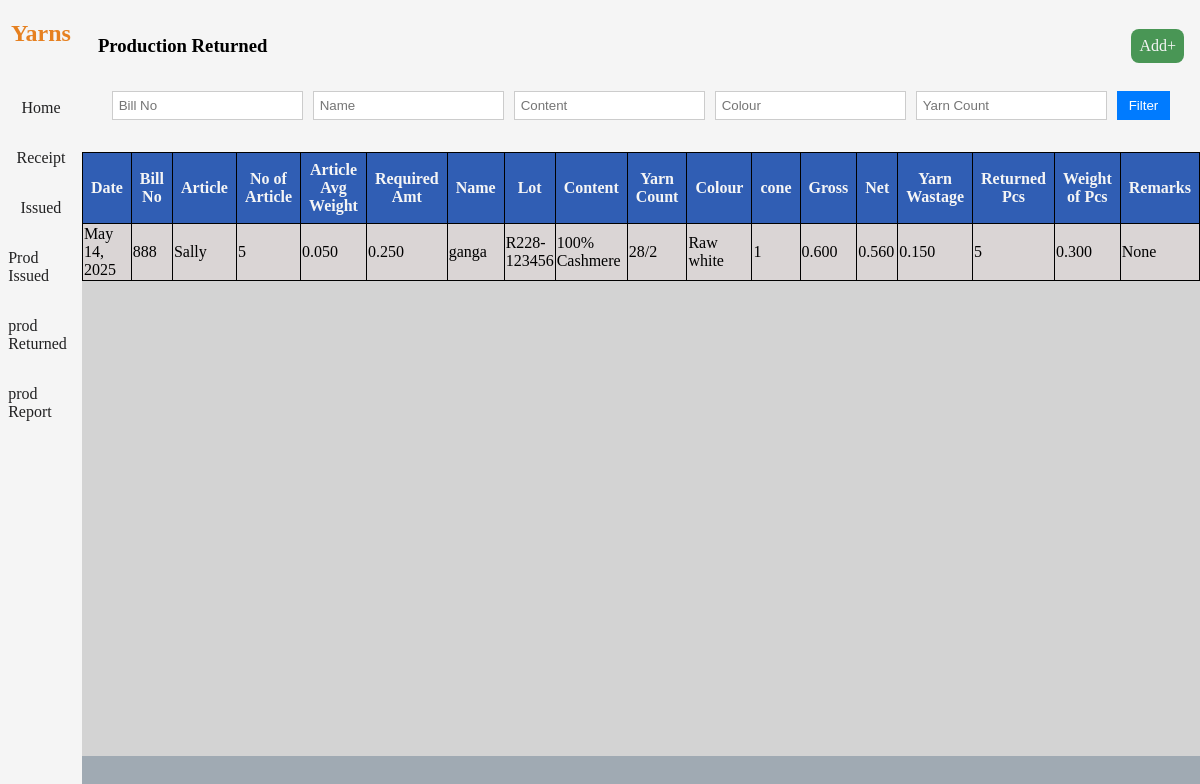
The page /production_return/ on the database as committed earlier.
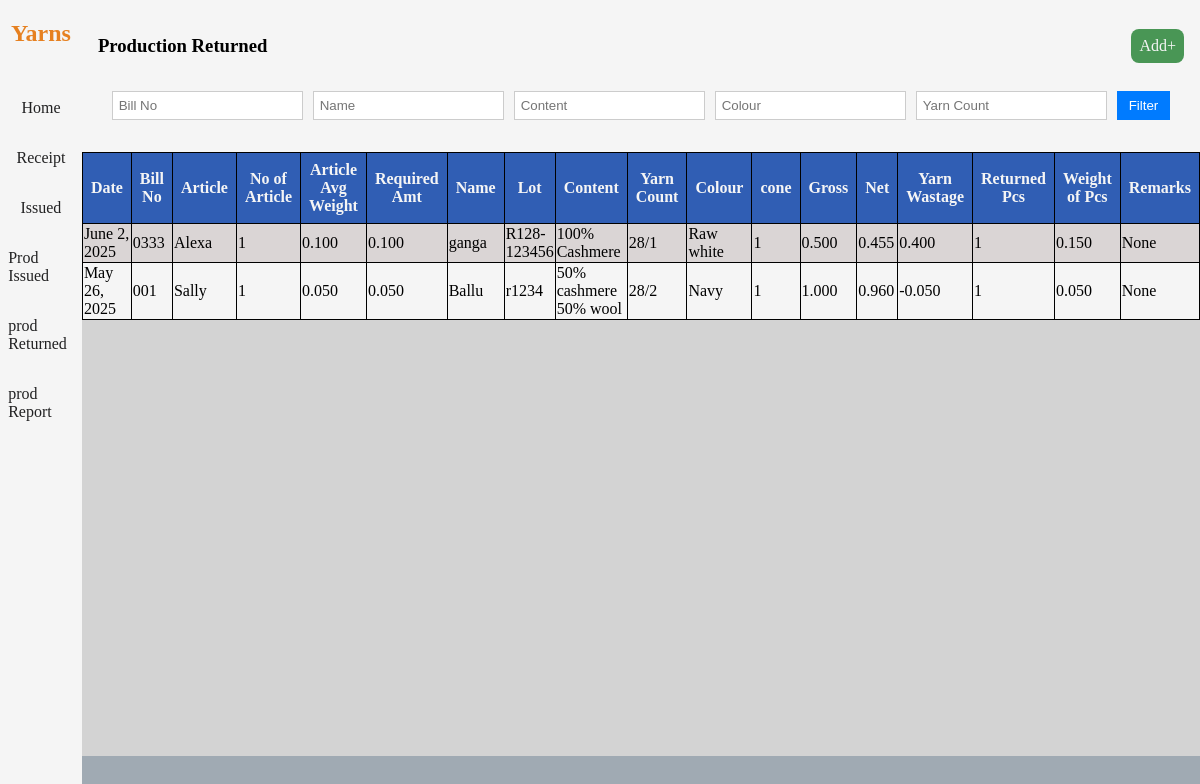
The same page on the database as committed later.
### stock/models.py (models this page shows, shortened)
class Production_Return(models.Model):
    date = models.DateField(auto_now_add=True)
    bill_no = models.CharField(max_length=50)
    name = models.CharField(max_length=50, editable=False)
    yarn_lot = models.CharField(max_length=50, editable=False)
    content = models.CharField(max_length=50, editable=False)
    yarn_count = models.CharField(max_length=50, editable=False)
    colour = models.CharField(max_length=50, null=True, editable=False)
    no_of_cones = models.PositiveIntegerField()
    avg_cone_weight = models.DecimalField(max_digits=10, decimal_places=3)
    gross_weight = models.DecimalField(max_digits=10, decimal_places=3)
    net_weight = models.DecimalField(max_digits=6, decimal_places=3, editable=False, null=True)
    remarks = models.CharField(max_length=50, null=True, default="", blank=True)
    article = models.CharField(max_length=50, blank=True, editable=False)
    no_of_article = models.PositiveIntegerField(null=True, blank=True, editable=False)
    average_weight_of_article = models.DecimalField(max_digits=10, decimal_places=3, null=True, blank=True, editable=False)
    required_weight_for_prod = models.DecimalField(max_digits=10, decimal_places=3, editable=False, null=True)
    total_usage = models.DecimalField(max_digits=10, decimal_places=3, editable=False, null=True)
    yarn_wastage = models.DecimalField(max_digits=10, decimal_places=3, editable=False, null=True)
    no_of_returned_article = models.PositiveIntegerField(null=True)
    weight_of_returned_article =  models.DecimalField(max_digits=10, decimal_places=3, null=True)

### stock/views.py (the view)
# urls.py: path('production_return/', views.production_return, name='production_return'),
def production_return(request):
    datas = Production_Return.objects.all().order_by('-date')
    bill_no = request.GET.get('bill_no')
    name = request.GET.get('name')
    content = request.GET.get('content')
    colour = request.GET.get('colour')
    yarn_count = request.GET.get('yarn_count')
    if bill_no:
        datas = datas.filter(bill_no__icontains=bill_no)
    if name:
        datas = datas.filter(name__icontains=name)
    if content:
        datas = datas.filter(content__iexact=content)
    if yarn_count:
        datas = datas.filter(yarn_count__iexact=yarn_count)
    if colour:
        datas = datas.filter(colour__icontains=colour)
    if request.method == 'POST':
        form = Production_Return_Form(request.POST)
        if form.is_valid():
            data = form.save(commit= False)
            data.save()
            return redirect('production_return')
    else:
        form = Production_Return_Form()
    context = {
        'form': form,
        'datas': datas,
        'filters': {
            'bill_no': bill_no or '',
            'name': name or '',
            'content': content or '',
            'colour': colour or '',
            'yarn_count': yarn_count or '',
        }
    }
    return render(request, 'production_return.html', context)

### stock/forms.py
class Production_Return_Form(ModelForm):
    class Meta:
        model = Production_Return
        fields = '__all__'

### stock/templates/production_return.html (shortened to what this page needs)
{% extends 'base.html' %}
{% block heading %}Production Returned{% endblock %}
{% block addbutton %}<div class="add-button">Add+</div>{% endblock %}
{% block filter %}
<form method="get" class="filter-form">
    <input type="text" name="bill_no" placeholder="Bill No" value="{{ filters.bill_no }}">
    <input type="text" name="name" placeholder="Name" value="{{ filters.name }}">
    <input type="text" name="content" placeholder="Content" value="{{ filters.content }}">
    <input type="text" name="colour" placeholder="Colour" value="{{ filters.colour }}">
    <input type="text" name="yarn_count" placeholder="Yarn Count" value="{{ filters.yarn_count }}">
    <button type="submit">Filter</button>
</form>
{% endblock %}
{% block table %}
<table>
  <thead>
    <tr>
            <th>Date</th>
            <th>Bill No</th>
            <th>Article</th>
            <th>No of Article</th>
            <th>Article Avg Weight</th>
            <th>Required Amt</th>
            <th>Name</th>
            <th>Lot</th>
            <th>Content</th>
            <th>Yarn Count</th>
            <th>Colour</th>
            <th>cone</th>
            <th>Gross</th>
            <th>Net</th>
            <th>Yarn Wastage</th>
            <th>Returned Pcs</th>
            <th>Weight of Pcs</th>
            <th>Remarks</th>
        </tr>
  </thead>
      <tbody>
          {% for data in datas %}
        <tr class="clickable-row" data-href="{% url 'production_return_edit' data.id %}" tabindex="0">
            <td>{{ data.date }}</td>
            <td>{{ data.bill_no }}</td>
            <td>{{ data.article }}</td>
            <td>{{ data.no_of_article }}</td>
            <td>{{ data.average_weight_of_article }}</td>
            <td>{{ data.required_weight_for_prod }}</td>
            <td>{{ data.name }}</td>
            <td>{{ data.yarn_lot }}</td>
            <td>{{ data.content }}</td>
            <td>{{ data.yarn_count }}</td>
            <td>{{ data.colour }}</td>
            <td>{{ data.no_of_cones }}</td>
            <td>{{ data.gross_weight }}</td>
            <td>{{ data.net_weight }}</td>
            <td>{{ data.yarn_wastage }}</td>
            <td>{{ data.no_of_returned_article }}</td>
            <td>{{ data.weight_of_returned_article }}</td>
            <td>{{ data.remarks }}</td>
        </tr>
        {% endfor %}
      </tbody>
    </table>
{% endblock %}

Rows that differ between the two databases and show on the page:
removed Production_Return: date "May 14, 2025", bill_no "888", article "Sally", no_of_article "5", average_weight_of_article "0.050", required_weight_for_prod "0.250", name "ganga", yarn_lot "R228-123456", content "100% Cashmere", yarn_count "28/2", colour "Raw white", no_of_cones "1", gross_weight "0.600", net_weight "0.560", yarn_wastage "0.150", no_of_returned_article "5", weight_of_returned_article "0.300", remarks "None"
added Production_Return: date "June 2, 2025", bill_no "0333", article "Alexa", no_of_article "1", average_weight_of_article "0.100", required_weight_for_prod "0.100", name "ganga", yarn_lot "R128-123456", content "100% Cashmere", yarn_count "28/1", colour "Raw white", no_of_cones "1", gross_weight "0.500", net_weight "0.455", yarn_wastage "0.400", no_of_returned_article "1", weight_of_returned_article "0.150", remarks "None"
added Production_Return: date "May 26, 2025", bill_no "001", article "Sally", no_of_article "1", average_weight_of_article "0.050", required_weight_for_prod "0.050", name "Ballu", yarn_lot "r1234", content "50% cashmere 50% wool", yarn_count "28/2", colour "Navy", no_of_cones "1", gross_weight "1.000", net_weight "0.960", yarn_wastage "-0.050", no_of_returned_article "1", weight_of_returned_article "0.050", remarks "None"
